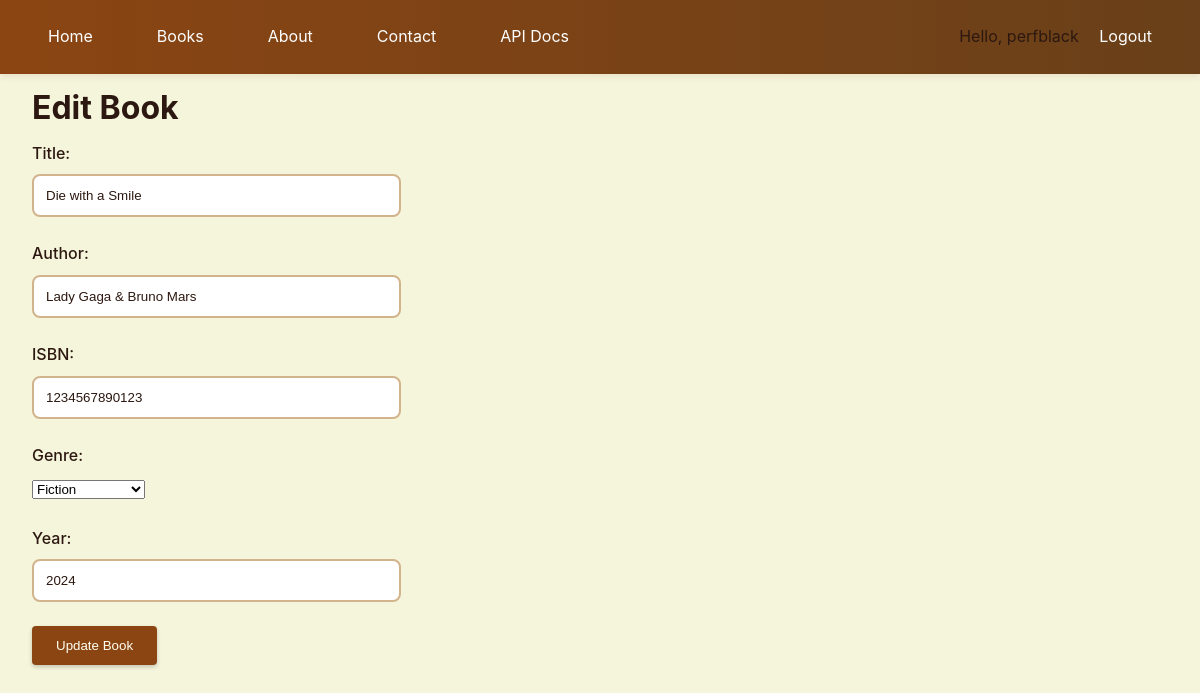
Page /books/edit/2 (signed in) on the committed database.
### app/models/user.py (models this page shows, shortened)
class User(UserMixin, db.Model):
    id = db.Column(db.Integer, primary_key=True)  # Primary key
    username = db.Column(db.String(64), unique=True, nullable=False)  # Unique username
    email = db.Column(db.String(120), unique=True, nullable=False)  # Unique email
    password_hash = db.Column(db.String(128))  # Hashed password storage
    books = db.relationship(
        'Book',
        backref='owner',  # Adds owner property to Book model
        lazy='dynamic',  # Lazy loading for performance
        cascade='all, delete-orphan'  # Delete books when user is deleted
    )

### app/models/book.py (models this page shows, shortened)
class Book(db.Model):
    id = db.Column(db.Integer, primary_key=True)
    title = db.Column(db.String(100), nullable=False)
    author = db.Column(db.String(100), nullable=False)
    year = db.Column(db.Integer)
    isbn = db.Column(db.String(13), unique=True, nullable=True)  # Standard ISBN-13 length
    genre = db.Column(db.String(50))
    created_at = db.Column(
        db.DateTime,
        default=lambda: datetime.now(timezone.utc)
    )
    user_id = db.Column(db.Integer, db.ForeignKey('user.id'))

### app/routes.py (the view, shortened to what this page needs)
@app.route('/books/edit/<int:id>', methods=['GET', 'POST'])
@login_required
def edit_book(id):
    book = Book.query.get_or_404(id)  # Get book or 404
    if book.user_id != current_user.id:  # Check ownership
        abort(403)
    return render_template('books/edit.html', book=book)

### app/models/user.py (called while the page is built)
@login_manager.user_loader
def load_user(id: int) -> Optional['User']:
    return User.query.get(int(id))

### app/templates/books/edit.html (shortened to what this page needs)
{% extends "base.html" %}
{% block content %}
<h1 class="edit-book-header">Edit Book</h1>
<form class="edit-book-group" method="post">
    <div class="form-group">
        <label>Title:</label>
        <input type="text" name="title" value="{{ book.title }}" required />
    </div>
    <div class="form-group">
        <label>Author:</label>
        <input type="text" name="author" value="{{ book.author }}" required />
    </div>
    <div class="form-group">
        <label>ISBN:</label>
        <input
            type="text"
            name="isbn"
            value="{{ book.isbn }}"
            pattern="[0-9]{13}"
            title="Please enter a valid 13-digit ISBN"
            maxlength="13"
            required
        />
    </div>
    <div class="form-group">
        <label>Genre:</label>
        <select name="genre" required>
            <option value="Fiction" {% if book.genre == 'Fiction' %}selected{% endif %}>Fiction</option>
        </select>
    </div>
    <div class="form-group">
        <label>Year:</label>
        <input type="number" name="year" value="{{ book.year }}" required />
    </div>
    <button type="submit" class="btn">Update Book</button>
</form>
{% endblock %}

### app/templates/base.html (shortened to what this page needs)
<!DOCTYPE html>
<html>
  <head>
    <link
      rel="stylesheet"
      href="{{ url_for('static', filename='css/style.css') }}"
    />
  </head>
  <body>
    <nav>
      <div class="nav-left">
        <a href="{{ url_for('home') }}">Home</a>
        <a href="{{ url_for('books_list') }}">Books</a>
        <a href="{{ url_for('about') }}">About</a>
        <a href="{{ url_for('contact') }}">Contact</a>
        {% if current_user.is_authenticated %}
        <a href="/api/docs">API Docs</a>
        {% endif %}
      </div>
      <div class="nav-right">
        {% if current_user.is_authenticated %}
        <span class="username">Hello, {{ current_user.username }}</span>
        <a href="{{ url_for('logout') }}">Logout</a>
        {% else %}
        <a href="{{ url_for('login') }}">Login</a>
        <a href="{{ url_for('register') }}">Sign Up</a>
        {% endif %}
      </div>
    </nav>
     {% block content %}{% endblock %}
  </body>
</html>

### app/static/css/style.css (style rules this page uses)
:root { --primary: #8b4513; --primary-dark: #694019; --secondary: #475569; --background: #f5f5dc; --surface: #fffff0; --text: #2c1810; --text-light: #5c4033; --secondary: #704214; --border: #d2b48c; --shadow: 0 4px 6px -1px rgba(139, 69, 19, 0.1); }
body { font-family: "Inter", system-ui, sans-serif; margin: 0; padding: 0; background: var(--background); color: var(--text); line-height: 1.6; }
nav { background: linear-gradient(to right, var(--primary), var(--primary-dark)); padding: 1em 2em; display: flex; justify-content: space-between; align-items: center; position: sticky; top: 0; z-index: 100; box-shadow: var(--shadow); }
.nav-left { display: flex; gap: 2em; }
nav a { color: white; text-decoration: none; padding: 0.5em 1em; border-radius: 6px; transition: background-color 0.2s; }
.btn { padding: 0.75rem 1.5rem; background: var(--primary); color: var(--surface); border: none; border-radius: 4px; box-shadow: 0 2px 4px rgba(0, 0, 0, 0.2); cursor: pointer; font-weight: 500; transition: all 0.2s; }
.form-group { margin-bottom: 1.5rem; }
.form-group label { display: block; margin-bottom: 0.5rem; font-weight: 500; }
.edit-book-header { display: flow-root; margin: 0.5rem auto; padding: 0 2rem; }
.edit-book-group { display: flow-root; margin: 0.5rem auto; padding: 0 2rem; }
.form-group input, .form-group textarea { width: 30%; padding: 0.75rem; border: 2px solid var(--border); border-radius: 8px; transition: border-color 0.2s, box-shadow 0.2s; color: var(--text); }

### rows in the picture
User: username "perfblack"
Book: title "Die with a Smile", author "Lady Gaga & Bruno Mars", isbn "1234567890123", genre "Fiction", year "2024"
